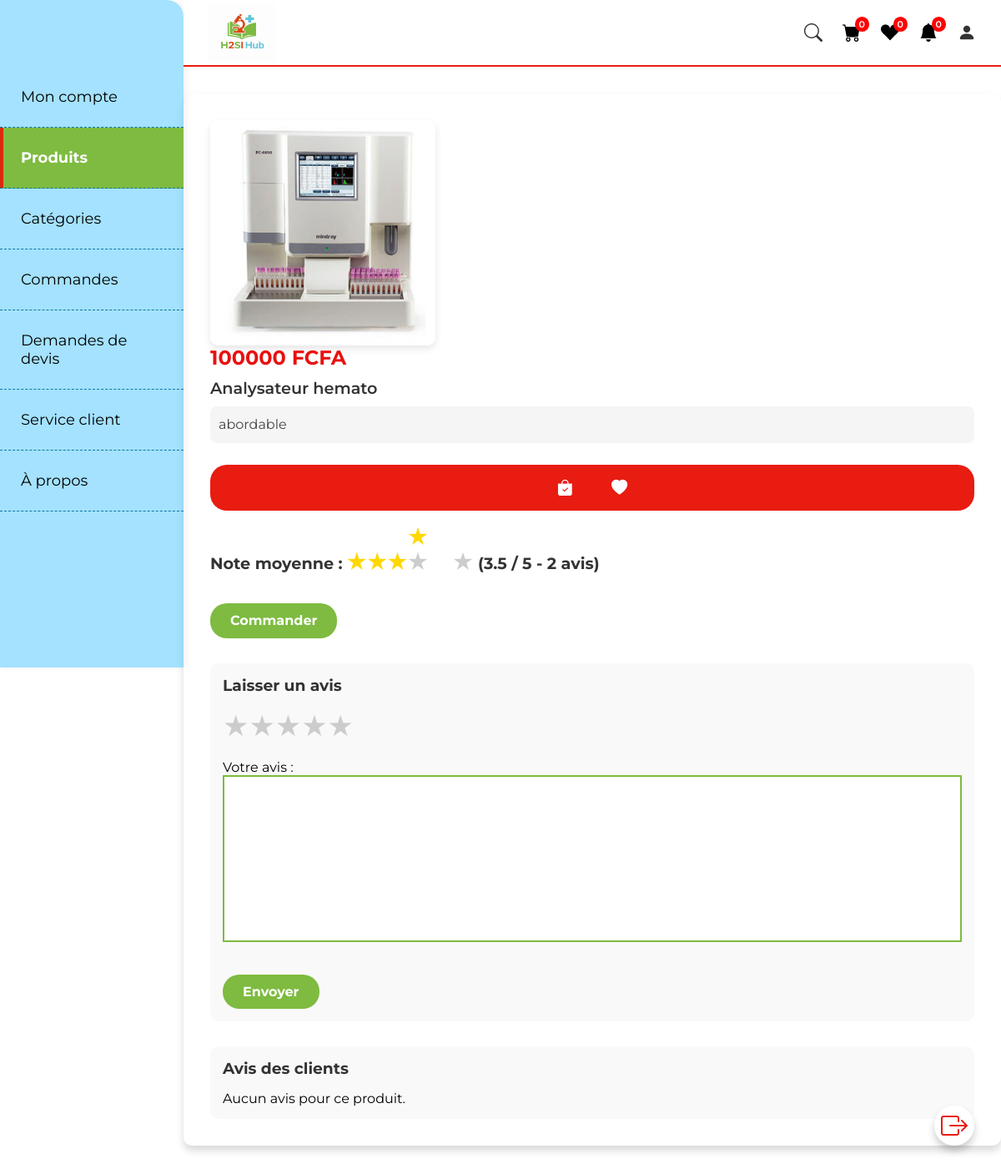
Page /pageproduit.php?pid=2 on the committed database.
### tables this page shows
CREATE TABLE `t_produit` (
  `id` int(10) NOT NULL,
  `nom_pdt` varchar(1000) NOT NULL,
  `prix` float NOT NULL,
  `image` varchar(1000) NOT NULL,
  `detail_pdt` longtext NOT NULL,
  `categorie` varchar(100) NOT NULL
);

### sessioneq.php (called while the page is built, shortened)
<?php
include("admin/connexion.php");
if (isset($_SESSION['id_client'])) {
    $id_client = $_SESSION['id_client'];
    $nom_client = $_SESSION['nom_client'];
    $prenom_client = $_SESSION['prenom_client'];
    $mail_client = $_SESSION['mail_client'];
    $count_panier = $con->prepare("SELECT COUNT(*) FROM t_panier WHERE id_client = :id_client");
    $count_panier->bindParam(":id_client", $id_client);
    $count_panier->execute();
    $num_panier = $count_panier->fetchColumn();
    $count_wishlist = $con->prepare("SELECT COUNT(*) FROM t_wishlist WHERE id_client = :id_client");
    $count_wishlist->bindParam(":id_client", $id_client);
    $count_wishlist->execute();
    $num_wishlist = $count_wishlist->fetchColumn();
$count_notif = $con->prepare("SELECT COUNT(*) FROM t_notifications WHERE id_client = :id_client AND est_lue = 0");
$count_notif->bindParam(":id_client", $id_client);
$count_notif->execute();
$num_notif = $count_notif->fetchColumn();
} else {
     $num_notif = 0;
}
?>

### pageproduit.php (the view, shortened to what this page needs)
<?php
 include("sessioneq.php");
?>
<html lang="en" dir="ltr">
<head>
<link rel="stylesheet" href="https://cdn.jsdelivr.net/npm/bootstrap-icons@1.10.3/font/bootstrap-icons.css">
<link rel="stylesheet" href="styl.css">
</head>
<body>
<div class="navbar-container">
  <div class="navbar-top">
    <a href="#" class="logo"><img src="Images/H2SI Hub.png" class="logo-img"  alt="H2SI Logo" /></a>
    <div class="nav-icons">
      <i class="bi bi-search" id="search-icon"></i>
      <a href="panier.php" class="panier">
        <i class="bi bi-cart-fill"></i>
        <sup><?php
             $count_panier = $con->prepare("SELECT COUNT(*) FROM t_panier WHERE id_client = :id_client");
             $count_panier->bindParam(":id_client", $id_client);
             $count_panier->execute();
             echo $count_panier->fetchColumn();
          ?></sup>
      </a>
      <a href="wishlist.php" class="wishlist">
        <i class="bi bi-suit-heart-fill"></i>
        <sup><?php
            $count_wishlist = $con->prepare("SELECT COUNT(*) FROM t_wishlist WHERE id_client = :id_client");
            $count_wishlist->bindParam(":id_client", $id_client);
            $count_wishlist->execute();
            echo $count_wishlist->fetchColumn();
        ?></sup>
      </a>
      <a href="notif.php" class="wishlist"><i class="bi bi-bell-fill"></i><sup><?= $num_notif ?></sup></a>
      <i class="bi bi-person-fill" id="person-icon"></i>
    </div>
  </div>
  <nav class="sidebar">
    <ul class="nav-links">
      <li><a href="moncompte.php" class="nav-link">Mon compte</a></li>
      <li><a href="eqconnect.php" class="nav-link active">Produits</a></li>
      <li><a href="presentation.php" class="nav-link">Catégories</a></li>
      <li><a href="commande.php" class="nav-link">Commandes</a></li>
      <li><a href="devis.php" class="nav-link">Demandes de devis</a></li>
      <li><a href="service_client.php" class="nav-link">Service client</a></li>
      <li><a href="faq.php" class="nav-link">À propos</a></li>
    </ul>
  </nav>
</div>
<section class="voir_page">
   <?php
    if(isset($_GET['pid'])) {
        $pid = $_GET['pid'];
        $select_products = $con->query("SELECT * FROM `t_produit` WHERE id ='$pid'");
        if ($select_products->rowCount()>0) {
          while($fetch_products = $select_products->fetch(PDO::FETCH_ASSOC)){
            $note_data = $con->prepare("SELECT AVG(note) AS moyenne, COUNT(*) AS total FROM t_avis WHERE id_produit = :id_produit");
$note_data->execute([':id_produit' => $fetch_products['id']]);
$note_info = $note_data->fetch(PDO::FETCH_ASSOC);
$moyenne = round($note_info['moyenne'], 1);
$total_avis = $note_info['total'];
   ?>
            <form method="post">
                <img src="admin/image/<?php echo $fetch_products['image']; ?>" class="images">
                <div class="lesdetails">
                   <div class="leprix"><?php echo $fetch_products['prix']; ?> FCFA</div>
                   <div class="lenom"><?php echo $fetch_products['nom_pdt']; ?></div>
                   <div class="a_propos"><p><?php echo $fetch_products['detail_pdt']; ?></p></div>
                   <div class="button">
                     <button type="submit" name="ajouter_au_panier"><i class="bi bi-bag-check-fill"></i></button>
                     <button type="submit" name="ajouter_a_wishlist"><i class="bi bi-heart-fill"></i></button>
                   </div>
                </div>
                <div class="note-globale">
    <h4>Note moyenne :
        <?php
        for($i=1;$i<=5;$i++){
            if($i <= floor($moyenne)){
                echo '<span class="star filled">&#9733;</span>';
            } elseif($i - $moyenne < 1){
                echo '<span class="star" style="position: relative; display: inline-block;">
                        <span style="width:'.(($moyenne-floor($moyenne))*100).'%; overflow:hidden; display:inline-block; color: gold;">&#9733;</span>
                        <span style="color:#ccc;">&#9733;</span>
                      </span>';
            } else {
                echo '<span class="star">&#9733;</span>';
            }
        }
        ?>
        (<?= $moyenne ?> / 5 - <?= $total_avis ?> avis)
    </h4>
</div>
                <a href="verifier.php?get_id=<?= $fetch_products['id']; ?>" class="btn_buy">Commander</a>
            </form>
            <div class="avis-section">
              <h3>Laisser un avis</h3>
              <form method="post">
               <div class="star-rating">
  <span class="star select-star" data-value="1">&#9733;</span>
  <span class="star select-star" data-value="2">&#9733;</span>
  <span class="star select-star" data-value="3">&#9733;</span>
  <span class="star select-star" data-value="4">&#9733;</span>
  <span class="star select-star" data-value="5">&#9733;</span>
</div>
                <br><br>
                <label for="commentaire">Votre avis :</label><br>
                <textarea name="commentaire" class="comment" id="commentaire" rows="4" required></textarea><br><br>
                <button type="submit" name="ajouter_avis" class="btn_buy">Envoyer</button>
              </form>
            </div>
            <div class="avis-liste">
              <h3>Avis des clients</h3>
              <?php
              $avis_query = $con->prepare("SELECT a.*, c.nom_client, c.prenom_client
                                           FROM t_avis a
                                           JOIN t_client c ON a.id_client = c.id
                                           WHERE a.id_produit = :id_produit
                                           ORDER BY a.date_avis DESC");
              $avis_query->execute([':id_produit' => $pid]);
              if ($avis_query->rowCount() > 0) {
                  while ($avis = $avis_query->fetch(PDO::FETCH_ASSOC)) {
                      echo "<div class='un-avis'>";
                      echo "<strong>" . htmlspecialchars($avis['nom_client']) . " " . htmlspecialchars($avis['prenom_client']) . "</strong><br>";
                      echo "Note : " . str_repeat("⭐", $avis['note']) . "<br>";
                      echo "<p>" . nl2br(htmlspecialchars($avis['commentaire'])) . "</p>";
                      echo "<small>Posté le " . $avis['date_avis'] . "</small>";
                      echo "</div>";
                  }
              } else {
                  echo "<p>Aucun avis pour ce produit.</p>";
              }
              ?>
            </div>
   <?php
          }
        }
    }
   ?>
   <a href="eqconnect.php"><i class="bi bi-box-arrow-right"></i></a>
</section>
</body>
</html>

### styl.css (style rules this page uses)
* { margin: 0; padding: 0; box-sizing: border-box; font-family: 'Montserrat', sans-serif; list-style: none; text-decoration: none; scroll-behavior: smooth; scroll-padding-top: 2rem; }
body { overflow-x: hidden; padding-top: 80px; padding-left: 220px; box-sizing: border-box; }
.navbar-container { display: flex; flex-direction: row; width: 100%; position: fixed; top: 0; left: 0; background: #fff; z-index: 1000; box-shadow: 0 6px 10px rgba(0, 0, 0, 0.1); }
.navbar-top { position: fixed; top: 0; left: 220px; height: 80px; display: flex; justify-content: space-between; align-items: center; width: calc(100% - 220px); padding: 10px 30px; background: #fff; border-bottom: 2px solid #e81c11; z-index: 1001; }
.logo-img { width: 80px; height: 70px; transition: transform 0.3s ease-in-out; }
.nav-icons { display: flex; gap: 1.5rem; align-items: center; font-size: 22px; color: #333; }
.nav-icons a { color: #000; position: relative; }
.nav-icons sup { position: absolute; top: -8px; right: -10px; background-color: red; color: #fff; font-size: 10px; padding: 2px 5px; border-radius: 50%; }
.sidebar { width: 220px; background: #18b6ff64; height: 100vh; padding-top: 80px; position: fixed; left: 0; top: 0; border-top-right-radius: 20px; box-shadow: 4px 0 10px rgba(0,0,0,0.05); }
.nav-links { list-style: none; padding: 0; margin: 0; }
.nav-links li { width: 100%; }
.nav-link { display: block; padding: 25px 25px; font-size: 18px; color: #000; border-bottom: 1px dashed #056fa0ef; text-decoration: none; transition: all 0.3s ease; position: relative; }
.nav-link.active { background-color: #7EBB40; color: #fff; font-weight: bold; box-shadow: inset 4px 0 0 #d92b10; }
.panier sup { font-size: 11px; font-weight: 600; color:#fafafa; }
.wishlist sup { font-size: 11px; font-weight: 600; color:hwb(0 100% 0%); }
.voir_page { margin: 2rem auto; padding: 2rem; max-width: 1200px; background: #fff; border-radius: 10px; box-shadow: 0 6px 10px rgba(0,0,0,0.15); }
.voir_page .btn_buy { padding: 0.7rem 1.5rem; border-radius: 20px; font-weight: bold; text-decoration: none; font-size: 1rem; cursor: pointer; border: none; transition: all 0.3s ease; background-color: #7EBB40; color: #fff; }
.voir_page .button { display: flex; justify-content: center; gap: 1rem; background: #e81c11; border-radius: 20px; padding: 0.5rem; margin: 1rem 0; }
.voir_page .button button, .voir_page .button a { background: transparent; border: none; color: #fff; font-size: 1.2rem; cursor: pointer; }
.voir_page a .bi-box-arrow-right { font-size: 2rem; color: #e81c11; position: fixed; bottom: 2rem; right: 2rem; background: #fff; padding: 0.5rem; border-radius: 50%; box-shadow: 0 6px 10px rgba(0,0,0,0.2); transition: transform 0.2s ease; }

### pageproduit.php (style rules this page uses)
form .images { max-width: 100%; width: 270px; border-radius: 10px; object-fit: cover; box-shadow: 0 4px 10px rgba(0, 0, 0, 0.1); }
.lesdetails { flex: 1 1 300px; display: flex; flex-direction: column; gap: 10px; }
.leprix { font-size: 1.5rem; font-weight: bold; color: #e81010; }
.lenom { font-size: 1.2rem; font-weight: 600; color: #333; }
.a_propos p { font-size: 1rem; line-height: 1.5; color: #444; background: #f5f5f5; padding: 10px; border-radius: 8px; }
.button { display: flex; gap: 10px; align-items: center; }
.button button { background: #7EBB40; color: white; border: none; padding: 10px 15px; border-radius: 50px; cursor: pointer; font-size: 1.1rem; transition: 0.3s; }
.btn_buy { display: inline-block; margin-top: 20px; padding: 12px 20px; background: #e81010; color: white; font-weight: 600; border-radius: 8px; text-decoration: none; transition: 0.3s; }
.comment { resize: none; width: 100%; height: 200px; border: 2px solid #7EBB40; }
.avis-section, .avis-liste { margin-top: 30px; padding: 15px; background: #f9f9f9; border-radius: 10px; }
.avis-section h3, .avis-liste h3 { margin-bottom: 15px; color: #333; }
.star-rating { display: inline-flex; font-size: 35px; cursor: pointer; }
.star { color: #ccc; transition: color 0.2s; }
.star.filled { color: gold; }
.note-globale h4 { font-size: 1.2rem; margin-bottom: 15px; color: #333; }
.note-globale .star { font-size: 25px; margin-right: 2px; }

### rows in the picture
t_produit: image (picture), prix "100000", nom_pdt "Analysateur hemato", detail_pdt "abordable", moyenne "3.5", total_avis "2"

### other values in the picture
$count_panier->fetchColumn() "0"
$count_wishlist->fetchColumn() "0"
$num_notif "0"
